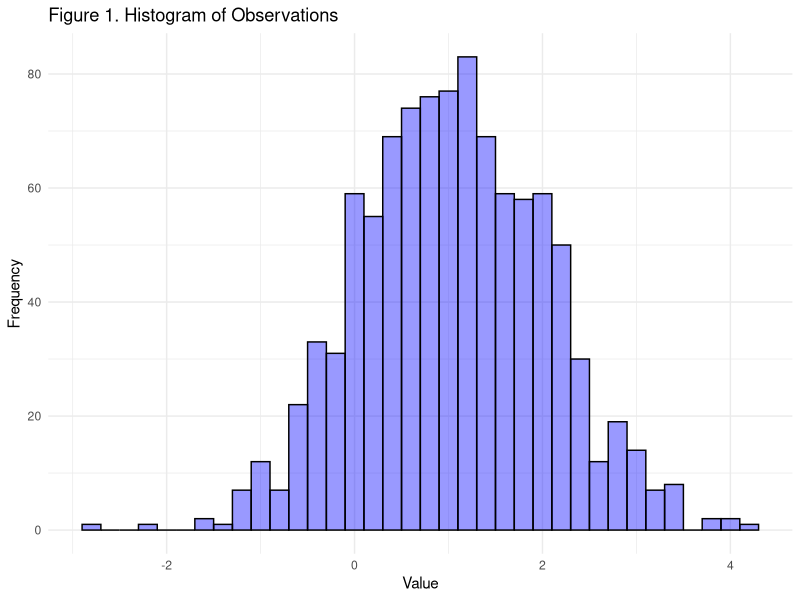
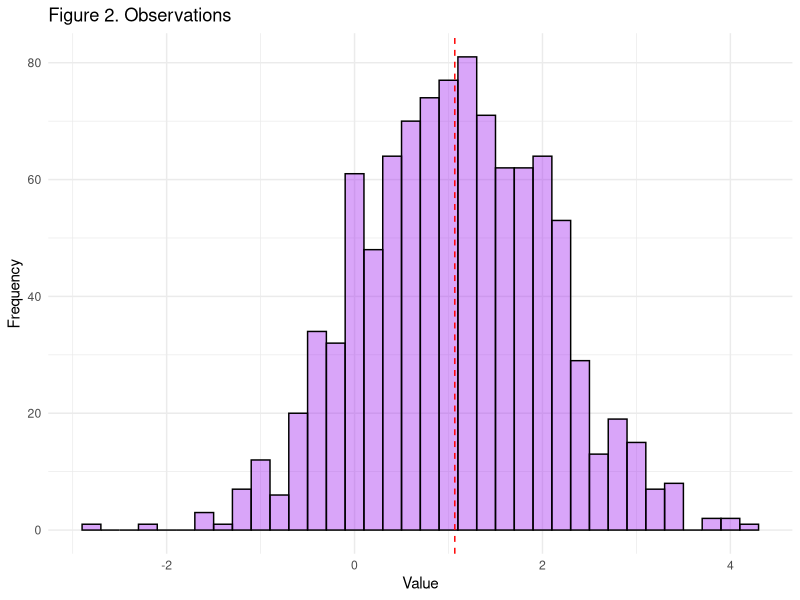
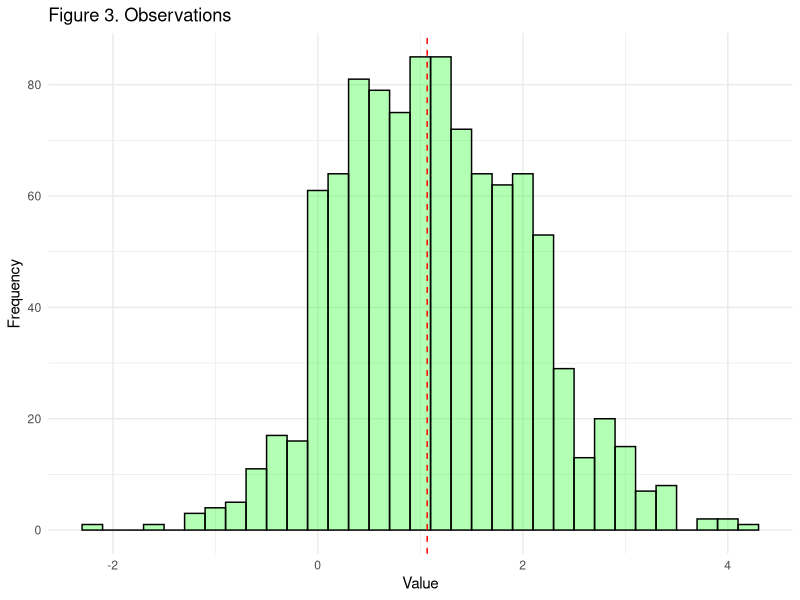
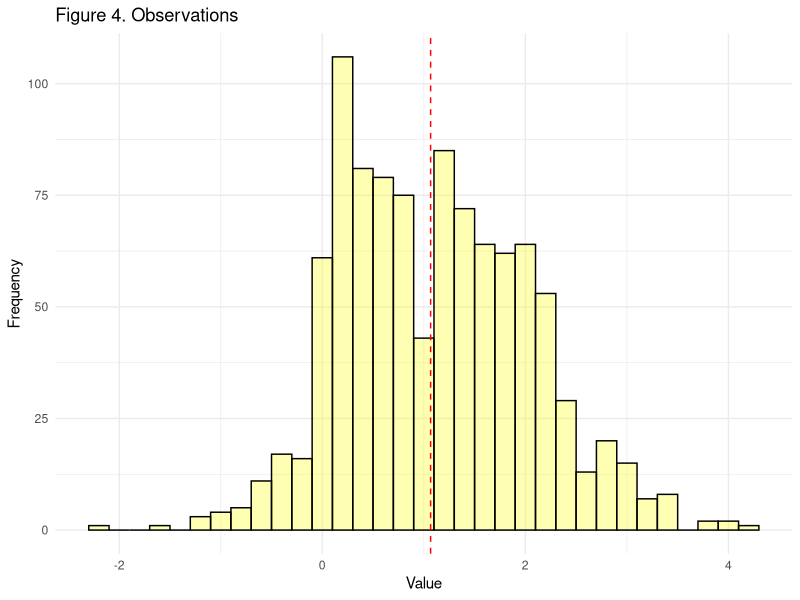

Recreate these plots in R, in order.
## ---- chunk 1
#| include: false
#| warning: false
#| message: false

#set up the work station
library(tidyverse)
library(ggplot2)

## ---- chunk 2

#| echo: false
#| eval: true
#| message: false
#| warning: false
#| label: fig-1
#| fig-cap: "Histogram of Observations"

original_data <- rnorm(n = 1000, 1, 1)
original_df <- data.frame(Value = original_data)


ggplot(original_df, aes(x = Value)) +
  geom_histogram(binwidth = 0.2, fill = "blue", color = "black", alpha = 0.4) +
  labs(title = "Figure 1. Histogram of Observations", x = "Value", y = "Frequency") +
  theme_minimal()


## ---- chunk 3

#| echo: false
#| eval: true
#| message: false
#| warning: false
#| label: fig-2
#| fig-cap: "Figure 2 Observations after instrumentational errors"

# Instrumental error: overwrite the last 100 observations with the first 100
original_df_copy <- original_df
original_df_copy$Value[901:1000] <- original_df_copy$Value[1:100]
data_mean <- mean(original_df_copy$Value)
ggplot(original_df_copy, aes(x = Value)) +
  geom_histogram(binwidth = 0.2, fill = "purple", color = "black", alpha = 0.4) +
  geom_vline(xintercept = data_mean, color = "red", linetype = "dashed") +
  labs(title = "Figure 2. Observations ", x = "Value", y = "Frequency") +
  theme_minimal()

## ---- chunk 4
#| echo: false
#| eval: true
#| message: false
#| warning: false
#| label: fig-2
#| fig-cap: "Figure 3 Observations after instrumentational errors"

# The simulation of the research assistant's mistake: changed half of the negative draws to be positive

# Identify the indices of all negative values in the data frame
negative_indices <- which(original_df_copy$Value < 0)

# Randomly select half of these indices to change
set.seed(853) 
negative_indices_change <- sample(negative_indices, length(negative_indices) / 2)

# Change the selected negative values to positive
original_df_copy$Value[negative_indices_change] <- abs(original_df_copy$Value[negative_indices_change])
ggplot(original_df_copy, aes(x = Value)) +
  geom_histogram(binwidth = 0.2, fill = "green", color = "black", alpha = 0.3) +
  geom_vline(xintercept = data_mean, color = "red", linetype = "dashed") +
  labs(title = "Figure 3. Observations ", x = "Value", y = "Frequency") +
  theme_minimal()

## ---- chunk 5
#| echo: false
#| eval: true
#| message: false
#| warning: false

# The simulation of the research assistant's mistake: decimal places for values between 1 and 1.1 are shifted to the left. 

# Identifying indices of values between 1 and 1.1 (inclusive)
indices_adjust <- which(original_df_copy$Value >= 1 & original_df_copy$Value <= 1.1)

# Adjusting the decimal place by multiplying these values by 0.1
original_df_copy$Value[indices_adjust] <- original_df_copy$Value[indices_adjust] * 0.1

ggplot(original_df_copy, aes(x = Value)) +
  geom_histogram(binwidth = 0.2, fill = "yellow", color = "black", alpha = 0.3) +
  geom_vline(xintercept = data_mean, color = "red", linetype = "dashed") +
  labs(title = "Figure 4. Observations ", x = "Value", y = "Frequency") +
  theme_minimal()

original_df_copy_mean <- round(mean(original_df_copy$Value), 2)
